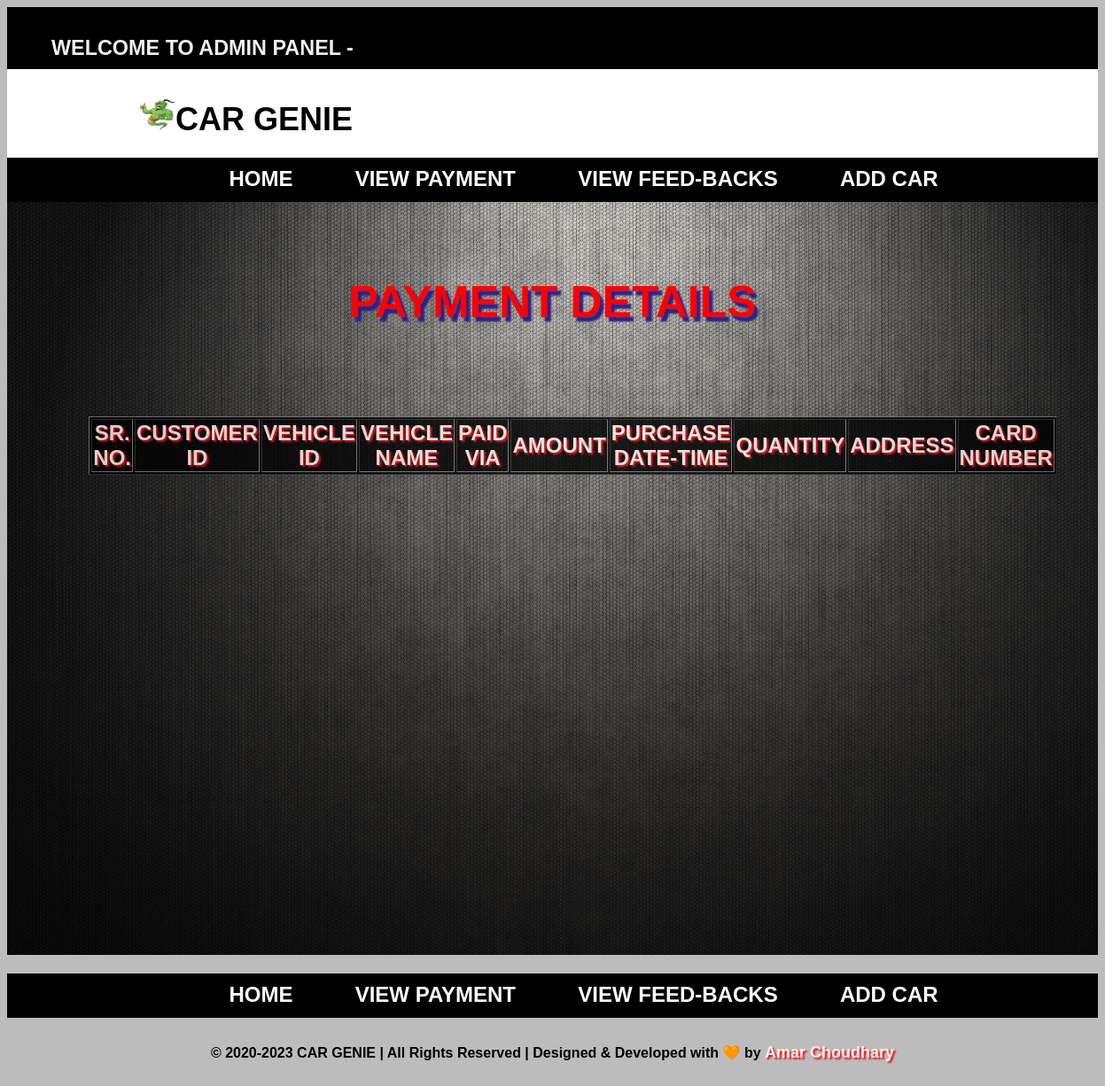
Page /php/Admin_payment_view.php on the earlier database version.
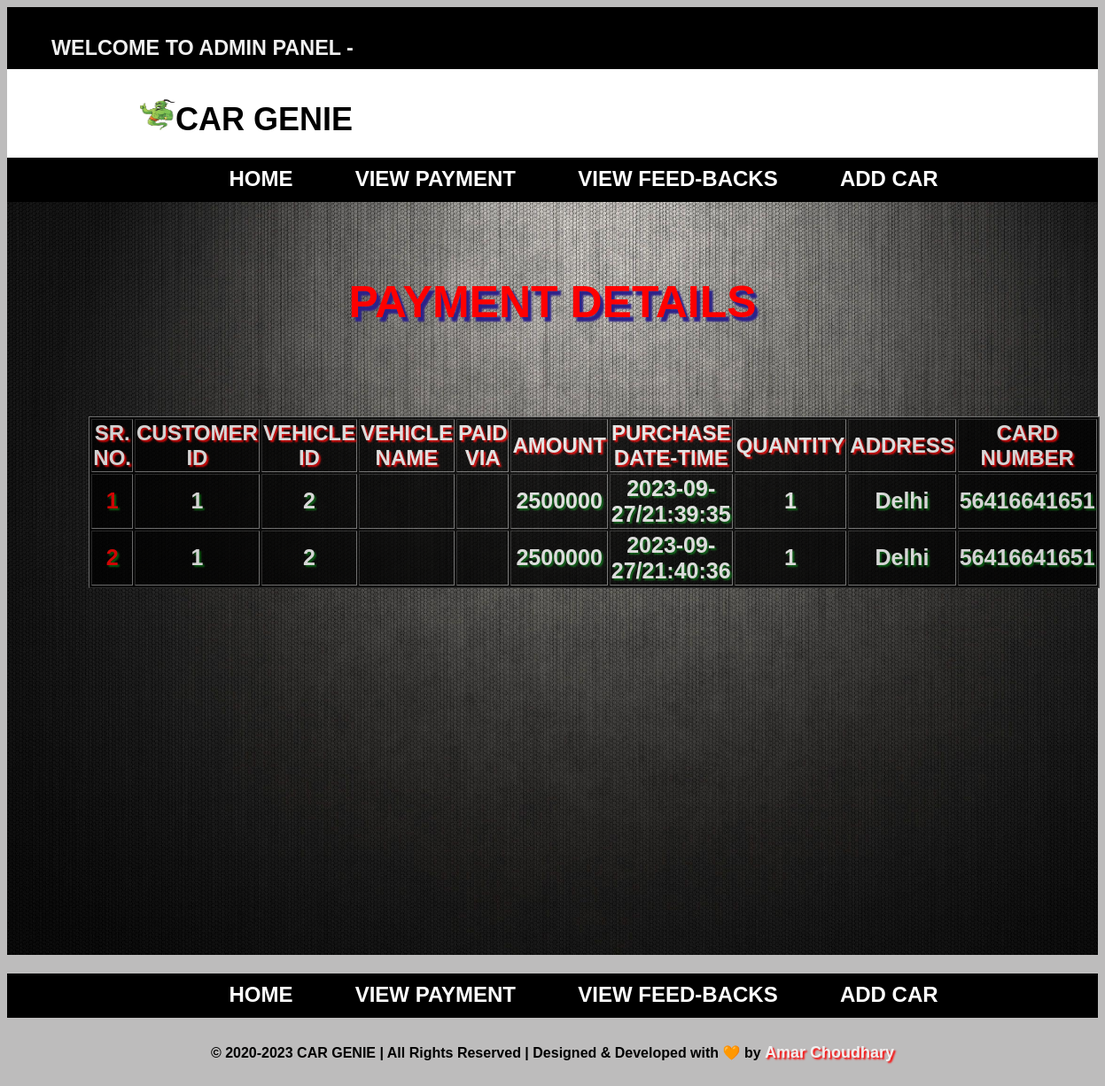
Same page on the later database version.
### tables this page shows
CREATE TABLE `payment_info` (
  `Purchase_ID` int NOT NULL AUTO_INCREMENT,
  `Cus_Id` int NOT NULL,
  `Vehicle_Id` int NOT NULL,
  `PurVehicle_Name` varchar(255) DEFAULT NULL,
  `paymode` varchar(255) DEFAULT NULL,
  `Purchase_Price` varchar(255) DEFAULT NULL,
  `Purchase_Date` date DEFAULT NULL,
  `Purchase_Time` time DEFAULT NULL,
  `Purchase_Quantity` int DEFAULT NULL,
  `Delivery_Add` varchar(255) DEFAULT NULL,
  `card_no` varchar(255) DEFAULT NULL,
  PRIMARY KEY (`Purchase_ID`),
  KEY `Cus_Id` (`Cus_Id`),
  KEY `Vehicle_Id` (`Vehicle_Id`),
  CONSTRAINT `payment_info_ibfk_2` FOREIGN KEY (`Vehicle_Id`) REFERENCES `vehicle_info` (`Vehicle_ID`)
);

### php/Admin_payment_view.php (the view, shortened to what this page needs)
<?php include 'admin_header.php'; ?>
<?php
    include('conn.php');
?>
<!DOCTYPE html>
<html>
<head>
    <link rel="stylesheet" href="../css/home.css" type="text/css" />
</head>
<body class="hold-transition sidebar-mini">
    <?php include 'admin_menu.php'; ?>
    <div class="admindetails">
    <div class="container">
    <center>
        <h1 class="admintitle">PAYMENT DETAILS</h1>
    </center>
        <table class="table table-bordered table-striped table-hover" border="1">
            <thead>
                <tr class="info">
                    <th>SR. NO.</th>
                    <th>CUSTOMER ID</th>
                    <th>VEHICLE ID</th>
                    <th>VEHICLE NAME</th>
                    <th>PAID VIA</th>
                    <th>AMOUNT</th>
                    <th>PURCHASE DATE-TIME</th>
                    <th>QUANTITY</th>
                    <th>ADDRESS</th>
                    <th>CARD NUMBER</th>
                </tr>
            </thead>
            <tbody>
                <?php
                    $pay_data = "SELECT * FROM `payment_info` WHERE Purchase_ID > 0";
                    $result=$conn->query($pay_data);
                ?>
                <?php $counter=1;
                    while ($row = mysqli_fetch_array($result)){
                        $paymentData[] = array(
                            'Cus_Id' =>$row['Cus_Id'],
                            'card_no' => $row['card_no'],
                            'paymode' => $row['paymode'],
                            'Vehicle_Id' => $row['Vehicle_Id'],
                            'Delivery_Add' => $row['Delivery_Add'],
                            'Purchase_Date' => $row['Purchase_Date'],
                            'Purchase_Time' => $row['Purchase_Time'],
                            'Purchase_Price' => $row['Purchase_Price'],
                            'PurVehicle_Name' => $row['PurVehicle_Name'],
                            'Purchase_Quantity' => $row['Purchase_Quantity']
                        );
                    }
                ?>
                <?php foreach ($paymentData as $payment){ ?>
                <tr class="datainfo">
                    <td class="admintablesrn">
                        <?php echo $counter++;?>
                    </td>
                    <td class="admintable">
                        <?php echo $payment['Cus_Id']; ?>
                    </td>
                    <td class="admintable">
                        <?php echo $payment['Vehicle_Id']; ?>
                    </td>
                    <td class="admintable">
                    </td>
                    <td class="admintable">
                    </td>
                    <td class="admintable">
                        <?php echo $payment['Purchase_Price']; ?>
                    </td>
                    <td class="admintable">
                        <?php echo $payment['Purchase_Date'].'/'.$payment['Purchase_Time']; ?>
                    </td>
                    <td class="admintable">
                        <?php echo $payment['Purchase_Quantity']; ?>
                    </td>
                    <td class="admintable">
                        <?php echo $payment['Delivery_Add']; ?>
                    </td>
                    <td class="admintable">
                        <?php echo $payment['card_no']; ?>
                    </td>
                </tr>
                <?php } ?>
            </tbody>
        </table>
    </div>
    </div>
    <?php include 'admin_footer.php'; ?>
</body>
</html>

### php/admin_header.php (shortened to what this page needs)
<!DOCTYPE html>
<head>
    <link rel="stylesheet" href="../css/home.css" type="text/css" />
</head>
<body>
    <div class="top">
        <div class="left">
            <h3>WELCOME TO ADMIN PANEL - <?php echo  strtoupper($_SESSION['admin_name']); ?></h3>
        </div>
    </div>
    <div class="logo">
        <div class="left">
            <h1><a href="admin_home.php" title="Go To Home Page"><img src="../image/logo.jpg" width="40px" height="35px"><span id="projectName">CAR GENIE</span></a></h1>
        </div>
    </div>
</body>
</html>

### php/admin_menu.php (shortened to what this page needs)
<!DOCTYPE html>
<html lang="en">
<head>
</head>
<body>
    <div id="menu">
        <center>
        <a href="admin_home.php" title="Admin Home Page">HOME</a>
        <a href="Admin_payment_view.php" title="View Payment Information">VIEW PAYMENT</a>
        <a href="admin_feedback_view.php" title="Oder Details">VIEW FEED-BACKS</a>
        <a href="admin_cars_add.php" title="Add New Car Details">ADD CAR</a>
        </center>
    </div>
</body>
</html>

### php/admin_footer.php (shortened to what this page needs)
<!DOCTYPE html>
<html lang="en">
<head>
    <link rel="stylesheet" href="../css/home.css" type="text/css" />
</head>
<body>
    <div>
        <div class="footer">
            <?php include 'admin_menu.php'; ?>
        </div>
        <h4 id="middleIt">	&copy; <?php echo '2020-'. date("Y"); ?> CAR GENIE | All Rights Reserved | Designed & Developed with &#129505; by <a href="https://github.com/amrhkr" title="Developer's GitHub" target="_blank"><span id="adminName">Amar Choudhary</span></a></h4>
    </div>
</body>
</html>

### css/home.css (style rules this page uses)
body { background-color: #bdbcbc; background-size: cover; font-family: sans-serif; }
.top { width: 100%; height: 70px; background-color: #000000; }
.left { width: 50%; height: 40px; float: left; color: #f0f0f0; font-size: 20px; padding-left: 50px; padding-top: 10px; }
.logo { width: 100%; height: 100px; background-color: #ffffff; }
.logo h1 { color: #000; font-size: 36px; margin-left: 100px; }
#menu { width: 100%; height: 40px; background-color: #000000; padding-top: 10px; font-size: 1px; }
#menu a { font-size: 24px; text-align: center; margin-left: 70px; text-decoration: none; color: white; }
.footer { width: 100%; background-color: #000000; float: left; padding-top: 0px; }
.footer a { font-size: 24px; text-align: center; margin-left: 12%; text-decoration: none; color: white; }
table { font-size: 20px; width: 150px; margin-left: 7.5%; height: auto; }
#middleIt { text-align: center; line-height: 3.8; }
#adminName { font-size: large; text-shadow: 2px 2px 2px red; text-decoration: none; }
#projectName { color: #000; font-size: 36px; }
a { text-decoration: none; color: #f0f0f0; font-weight: bolder; font-size: 20px; }
.admintablesrn { font-weight: 900; color: red; font-size: 25px; }
.admintable { font-weight: 900; color: rgb(253, 253, 253); font-size: 25px; }
.container { justify-content: center; align-items: center; background-image: url('../image/adminHome.jpg'); background-size: cover; height: 800px; width: 100%; padding-top: 50px; }
.table { width: 80%; background-color: #000; opacity: 0.8; }
.info { color: #ffffff; text-shadow: 2px 2px 2px red; font-size: larger; font-weight: 700; }
.datainfo { text-align: center; color: #ffffff; text-shadow: 2px 2px 2px rgb(1, 105, 14); }
.admintitle { font-size: 50px; color: red; font-weight:800; text-shadow: 4px 5px 2px rgb(44, 34, 138); margin-bottom: 100px; }

Differences in the rows shown:
added payment_info: Cus_Id "1", Vehicle_Id "2", Purchase_Price "2500000", Purchase_Date "2023-09-27", Purchase_Time "21:39:35", Purchase_Quantity "1", Delivery_Add "Delhi", card_no "56416641651"
added payment_info: Cus_Id "1", Vehicle_Id "2", Purchase_Price "2500000", Purchase_Date "2023-09-27", Purchase_Time "21:40:36", Purchase_Quantity "1", Delivery_Add "Delhi", card_no "56416641651"
